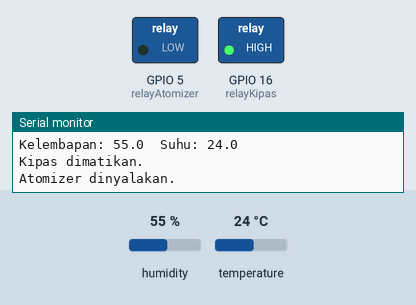
This sketch was run on a simulated ESP8266 (NodeMCU). Shown: switched loads named in the sketch (green lamp = pin HIGH), the last lines printed to the serial monitor. The inputs (shaded band) are chosen by the test bench; at power-on: humidity 55 %, temperature 24 °C. WiFi joins after 1.5 s; servers stay silent unless stated.

Above: at 2.7 s.
2.8 s: humidity set to 77 %
8.8 s: humidity set to 81 %
At 13.0 s:
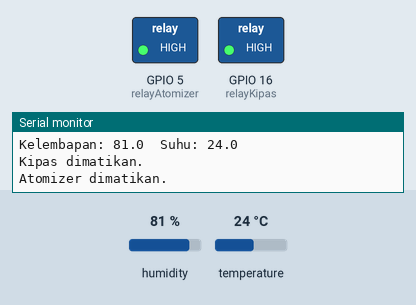
14.8 s: temperature set to 29.5 °C
20.8 s: temperature set to 30.6 °C
At 23.5 s:
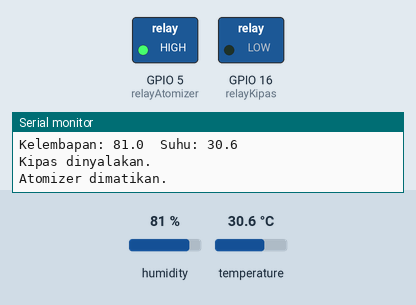
26.8 s: humidity set to 22 %
At 29.4 s:
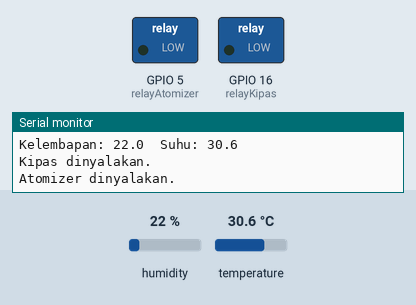
32.8 s: humidity set to 88 %
At 35.3 s:
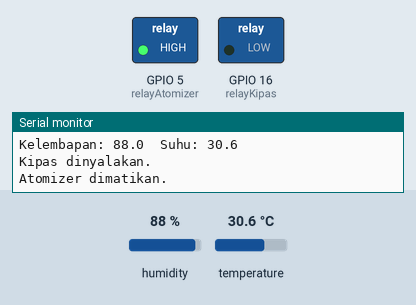
Timing chart, 0 to 36.8 s (numbered marks = the images above; inputs shaded):
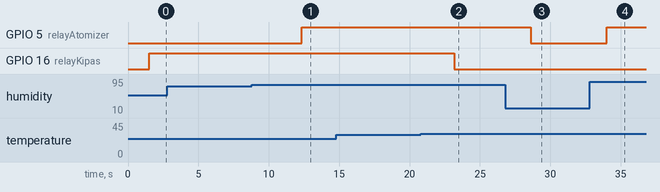

The sketch:

monJamurTiram.ino
```cpp
#include <DHT22.h> // include library DHT22
#include <ESP8266WiFi.h> // include library DHT22 Wifi
#include <ESP8266HTTPClient.h>
//define pin data dht22
#define pinDATA 13 // SDA, or almost any other I/O pin
// Mendefinisikan pin relay
const int relayKipas = 16;
const int relayAtomizer = 5;

DHT22 dht22(pinDATA);

// konfigurasi Wifi
const char* ssid = "POCCO";
const char* password = "kipasangin1234";

// alamat ip server
const char* server = "monjatir.cloud";

void setup() {
  Serial.begin(9600);
  pinMode(relayKipas, OUTPUT);
  pinMode(relayAtomizer, OUTPUT);

  // Koneksi Ke Wifi
  WiFi.hostname("NodeMCU");
  WiFi.begin(ssid, password);

  // uji koneksi wifi
  while(WiFi.status() != WL_CONNECTED)
  {
    Serial.println("Wifi gagal terkoneksi");
    delay(500);
  }

  // apabila berhasil konek
    Serial.println("Wifi berhasil terkoneksi");
}

void loop() {

  float t = dht22.getTemperature();
  float h = dht22.getHumidity();
  String kipas;
  String atomizer;

  Serial.print("Kelembapan: ");
  Serial.print(h, 1);
  Serial.print("\t");
  Serial.print("Suhu: ");
  Serial.println(t, 1);

  // Check if temperature is above 30 degrees Celsius
  if (t > 30.0) {
    digitalWrite(relayKipas, LOW); // Turn on the fan relay
    Serial.println("Kipas dinyalakan."); // Print message that fan is turned on
    kipas = "Hidup";
  } else {
    digitalWrite(relayKipas, HIGH); // Turn off the fan relay
    Serial.println("Kipas dimatikan."); // Print message that fan is turned off
    kipas = "Mati";
  }

  // Control relayAtomizer based on humidity
  if (h < 80.0) {
    digitalWrite(relayAtomizer, LOW); // Turn on the atomizer relay
    Serial.println("Atomizer dinyalakan."); // Print message that atomizer is turned on
    atomizer = "Hidup";
  } else {
    digitalWrite(relayAtomizer, HIGH); // Turn off the atomizer relay
    Serial.println("Atomizer dimatikan."); // Print message that atomizer is turned off
    atomizer = "Mati";
  }

  // Pengiriman data sensor
  WiFiClient wClient ;
  // Cek koneksi
  const int httpPort = 80;
  if(!wClient.connect(server, httpPort)) {
    Serial.println("Gagal Konek Ke Web Server");
    return;
  }

  // Proses pengiriman data
  String url;
  HTTPClient http; // protokol http
  url = "http://" + String(server) + "/simpan/" + String(t) + "/" + String(h) + "/" + kipas + "/" + atomizer;

  // Eksekusi url
  http.begin(wClient, url);
  http.GET();
  http.end();

  delay(5000); //Collecting period should be : >1.7 second
}
```

Measured:
- the behaviour switches between 79 and 80 % on humidity (found by bisection; images 0 and 1)
- the behaviour switches between 30 and 30.1 °C on temperature (found by bisection; images 1 and 2)
- after the input at 8.8 s, GPIO 5 (relayAtomizer): LOW → HIGH after 3.6 s
- after the input at 20.8 s, GPIO 16 (relayKipas): HIGH → LOW after 2.4 s
- after the input at 26.8 s, GPIO 5 (relayAtomizer): HIGH → LOW after 1.8 s
- after the input at 32.8 s, GPIO 5 (relayAtomizer): LOW → HIGH after 1.2 s
